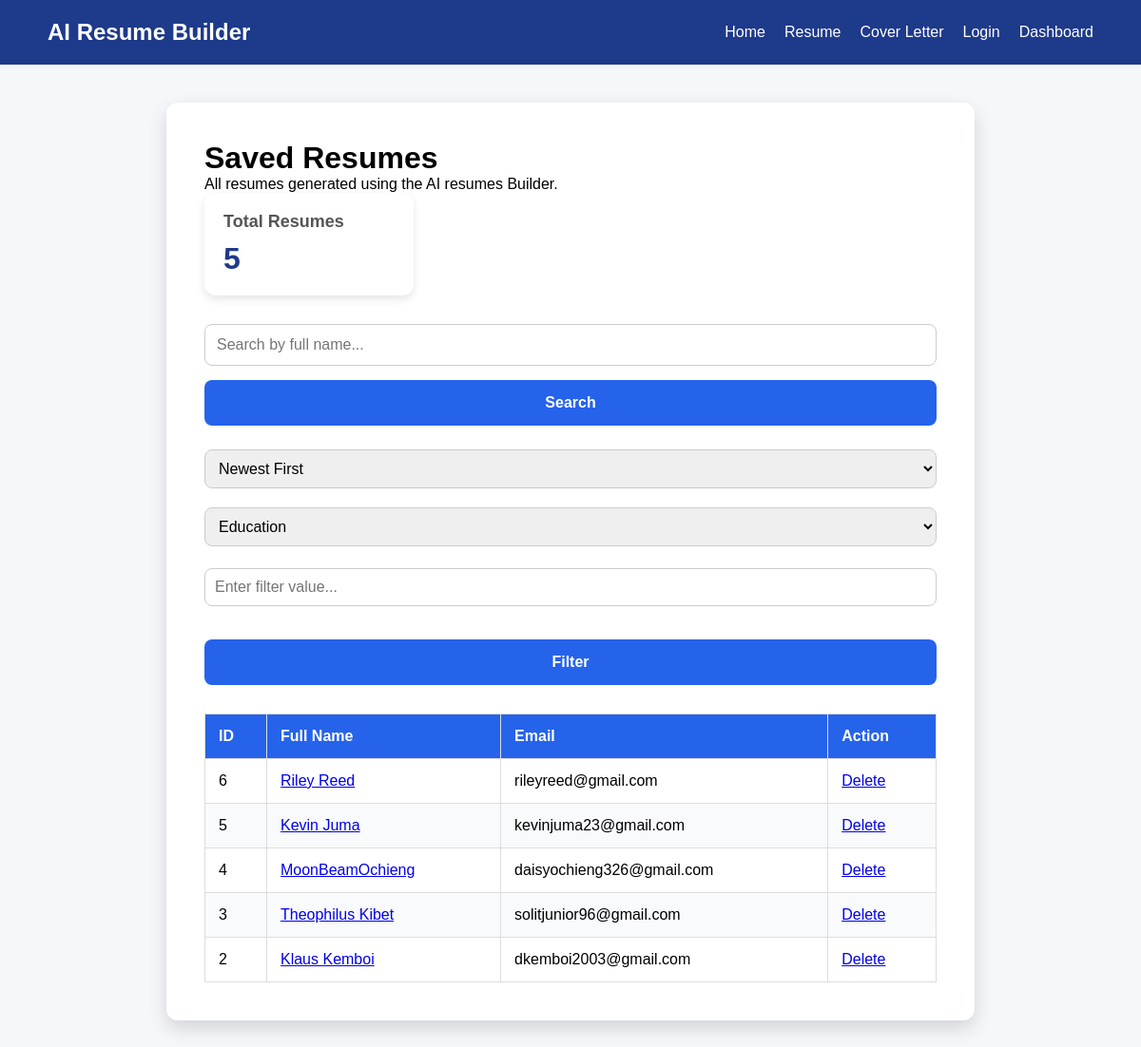
/dashboard, run on the app's committed database.
### tables this page shows
CREATE TABLE resumes(
            id INTEGER PRIMARY KEY AUTOINCREMENT,
            full_name TEXT,
            email TEXT,
            phone TEXT,
            education TEXT,
            skills TEXT,
            experience TEXT,
            summary TEXT
        );

### app.py (the view)
@app.route("/dashboard")
def dashboard():
    search_query = request.args.get("search", "")
    sort_by = request.args.get("sort", "newest")
    filter_type = request.args.get("filter_type", "")
    filter_value = request.args.get("filter_value", "")
    if search_query:
        resumes = search_resumes(search_query)
    elif filter_type and filter_value:
        resumes = filter_resumes(filter_type, filter_value)
    else:
        resumes = sort_resumes(sort_by)
    stats = get_dashboard_stats()
    return render_template(
        "dashboard.html",
        resumes=resumes,
        search_query=search_query,
        sort_by=sort_by,
        filter_type=filter_type,
        filter_value=filter_value,
        stats=stats
    )

### database/db.py (called while the page is built)
def sort_resumes(sort_by):
    conn = sqlite3.connect(DB_PATH)
    cursor = conn.cursor()
    if sort_by == "oldest":
        query = """
            SELECT id, full_name, email
            FROM resumes
            ORDER BY id ASC
        """
    elif sort_by == "name_asc":
        query = """
            SELECT id, full_name, email
            FROM resumes
            ORDER BY full_name ASC
        """
    elif sort_by == "name_desc":
        query = """
            SELECT id, full_name, email
            FROM resumes
            ORDER BY full_name DESC
        """
    else:
        query = """
            SELECT id, full_name, email
            FROM resumes
            ORDER BY id DESC
        """
    cursor.execute(query)
    resumes = cursor.fetchall()
    conn.close()
    return resumes

def get_dashboard_stats():
    conn = sqlite3.connect(DB_PATH)
    cursor = conn.cursor()
    cursor.execute("SELECT COUNT(*) FROM resumes")
    total_resumes = cursor.fetchone()[0]
    conn.close()
    return {
        "total_resumes": total_resumes
    }

### templates/dashboard.html (shortened to what this page needs)
{%extends  "base.html" %}
{% block content %}
<div class="resume-preview">
    <h1>Saved Resumes</h1>
    <p>All resumes generated using the AI resumes Builder.</p>
    <div class="stats-container">
        <div class="stat-card">
            <h3>Total Resumes</h3>
            <p>{{ stats.total_resumes }}</p>
        </div>
    </div>
    <form method="GET" action="{{ url_for('dashboard') }}" class="search-form">
        <input
            type="text"
            name="search"
            placeholder="Search by full name..."
            value="{{ search_query }}">
        <button type="submit">Search</button>
    </form>
    <form method="GET" action="{{ url_for('dashboard') }}" class="sort-form">
        <select name="sort" onchange="this.form.submit()">
            <option value="newest"
                {% if sort_by == "newest" %}selected{% endif %}>
                Newest First
            </option>
        </select>
    </form>
    <form method="GET" action="{{ url_for('dashboard') }}" class="filter-form">
        <select name="filter_type">
            <option value="education"
                {% if filter_type == "education" %}selected{% endif %}>
                Education
            </option>
        </select>
        <input
            type="text"
            name="filter_value"
            placeholder="Enter filter value..."
            value="{{ filter_value }}">
        <button type="submit">Filter</button>
    </form>
    <table class="dashboard-table">
        <thead>
            <tr>
                <th>ID</th>
                <th>Full Name</th>
                <th>Email</th>
                <th>Action</th>
            </tr>
        </thead>
        <tbody>
            {% for resume in resumes %}
            <tr>
                <td>{{ resume[0] }}</td>
                <td>
                    <a href="{{url_for('view_resume', resume_id = resume[0]) }}">{{ resume[1] }}</a>
                </td>
                <td>{{ resume[2] }}</td>
                <td>
                    <a href="{{ url_for('delete_resume_route', resume_id = resume[0]) }}"
                    onclick="return confirm('Are you sure you want to delete this resume?');">
                    Delete
                    </a>
                </td>
            </tr>
            {% endfor %}
        </tbody>
    </table>
</div>
{% endblock %}

### templates/base.html (shortened to what this page needs)
<!DOCTYPE html>
<html lang="en">
<head>
    <link rel="stylesheet"
          href="{{ url_for('static', filename='css/style.css') }}">
</head>
<body>
    <nav>
        <h2>AI Resume Builder</h2>
        <ul>
            <li><a href="{{ url_for('home') }}">Home</a></li>
            <li><a href="{{ url_for('resume') }}">Resume</a></li>
            <li><a href="{{ url_for('cover_letter') }}">Cover Letter</a></li>
            <li><a href="{{ url_for('login') }}">Login</a></li>
            <li><a href="{{ url_for('dashboard') }}">Dashboard</a></li>
        </ul>
    </nav>
    {% block content %}
    {% endblock %}
</body>
</html>

### static/css/style.css (style rules this page uses)
* { margin : 0; padding: 0; box-sizing: border-box; }
body { font-family: Arial, sans-serif; background-color: #f5f7fa; }
nav { background-color: #1e3a8a; color: white; display: flex; justify-content: space-between; align-items: center; padding: 20px 50px; }
nav ul { display: flex; list-style: none; }
nav li { margin-left: 20px; }
nav a { color: white; text-decoration: none; }
button { background-color: #2563eb; color: white; padding: 15px; border: none; border-radius: 8px; font-size: 16px; font-weight: bold; cursor: pointer; transition: all 0.3s ease; }
form { display: flex; flex-direction: column; gap: 15px; }
input, textarea { width: 100%; padding: 12px; margin-top: 8px; margin-bottom: 20px; border: 1px solid #ccc; border-radius: 8px; font-size: 16px; font-family: Arial, Helvetica, sans-serif; box-sizing: border-box; }
.resume-preview { width: 80%; max-width: 850px; margin: 40px auto; background: white; border-radius: 12px; padding: 40px; box-shadow: 0 8px 20px rgba(0, 0, 0, 0.15); }
.dashboard-table { width: 100%; border-collapse: collapse; margin-top: 30px; }
.dashboard-table th, .dashboard-table td { border: 1px solid #ddd; padding: 14px; text-align: left; }
.dashboard-table th { background-color: #2563eb; color: white; }
.dashboard-table tr:nth-child(even) { background-color: #f8fafc; }
.search-form { display: flex; gap: 15px; margin-bottom: 25px; }
.search-form input { flex: 1; margin: 0; }
.sort-form { margin-bottom: 20px; }
.sort-form select { padding: 10px; border-radius: 8px; border: 1px solid #ccc; font-size: 16px; }
.stats-container { display:flex; gap:20px; margin-bottom:30px; flex-wrap:wrap; }
.stat-card { background:#ffffff; padding:20px; border-radius:12px; box-shadow:0 4px 10px rgba(0,0,0,0.1); min-width:220px; }
.stat-card h3 { margin-bottom:10px; font-size:18px; color:#555; }
.stat-card p { font-size:32px; font-weight:bold; color:#1e3a8a; }
.filter-form { display:flex; gap:15px; margin-bottom:25px; flex-wrap:wrap; }
.filter-form select, .filter-form input { padding:10px; border:1px solid #ccc; border-radius:8px; font-size:16px; }
.filter-form input { flex:1; }

### data on the page
resumes: id "6", full_name "Riley Reed", email "rileyreed@gmail.com"
resumes: id "5", full_name "Kevin Juma", email "kevinjuma23@gmail.com"
resumes: id "4", full_name "MoonBeamOchieng", email "daisyochieng326@gmail.com"
resumes: id "3", full_name "Theophilus Kibet", email "solitjunior96@gmail.com"
resumes: id "2", full_name "Klaus Kemboi", email "dkemboi2003@gmail.com"

### other printed values
{{ stats.total_resumes }} "5"
